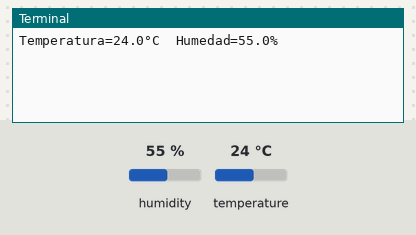
Recording of a program running on a simulated Raspberry Pi (BCM pin numbers). On the bench: the last lines printed to the terminal. The inputs (shaded band) are chosen by the test bench; at power-on: humidity 55 %, temperature 24 °C.

Above: at 1.2 s.
1.3 s: humidity set to 22 %
At 3.7 s:
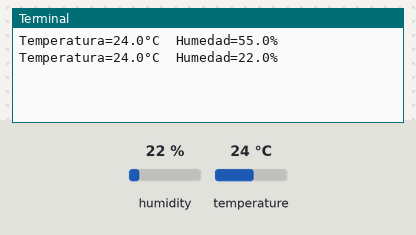
4.7 s: temperature set to 12 °C
At 6.5 s:
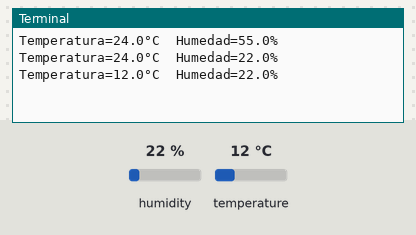
8.1 s: humidity set to 40 %
At 9.4 s:
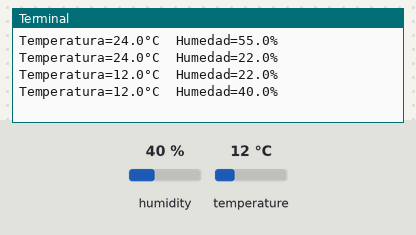
Timing chart, 0 to 11.1 s (numbered marks = the images above; inputs shaded):
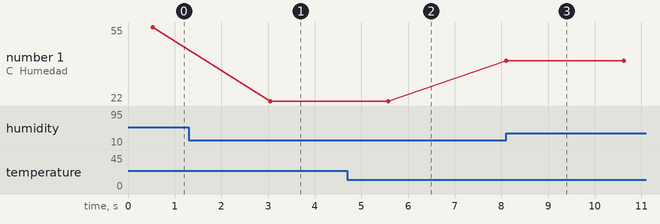

Measured:
- after the input at 1.3 s, the terminal: prints a new line after 1.8 s (image 1)
- after the input at 4.7 s, the terminal: prints a new line after 0.88 s (image 2)
- after the input at 8.1 s, the terminal: prints a new line at once (image 3)
- plotted number 1: 55 → 22 after the input at 1.3 s, 22 → 40 after the input at 8.1 s

The program:

sensor.py
```python
# Leer datos de temperatura y humedad
# desde un sensor DHT11/DHT22
#
# Necesita el modulos Adafruit_DHT
# pip install Adafruit_DHT) y

import Adafruit_DHT
import time

# Tipo de sensor (DHT11) y GPIO23 (pin 16)
sensor = Adafruit_DHT.DHT11
pin = 23

while True:

    # Leer los datos del sensor
    humedad, temperatura = Adafruit_DHT.read_retry(sensor, pin)

    # Si la lectura fue exitosa, muestra los datos
    if humedad is not None and temperatura is not None:
        print('Temperatura={0:0.1f}°C  Humedad={1:0.1f}%'.format(temperatura, humedad))
    else:
        print('Error al leer los datos desde el sensor.')

    time.sleep(2)
```
